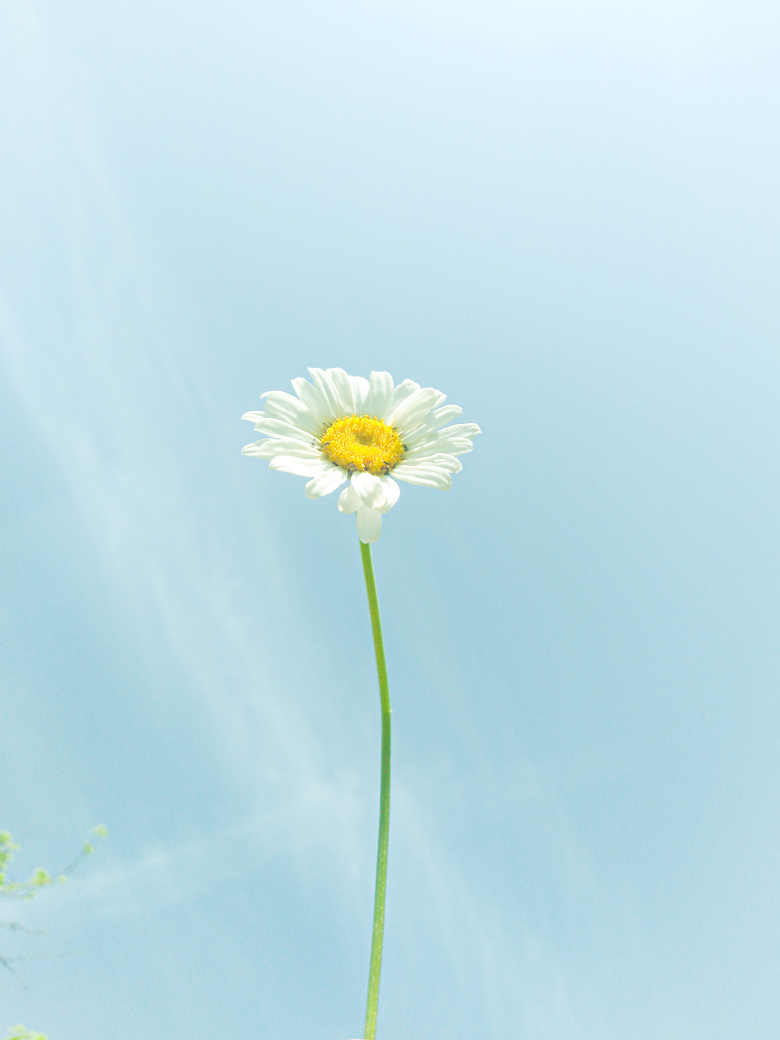
#> input picture OpenCV/Deneme1/resim1.jpg, 3120 x 4160 px, found by its file name (shown at 1/4 size)
$ python 'GörüntüYenidenBoyutlandırma_YerDeğiştirme_Döndürme_Ölçeklendirme.py'
#> lines starting #> are read from the running program, lines starting #| are printed output that depends on the picture
import cv2
import numpy as np
img = cv2.imread("resim1.jpg")
#> img is the input picture: shape (4160, 3120, 3); mean B, G, R 231.6, 222.6, 191.5
img = cv2.resize(img,(512,512))
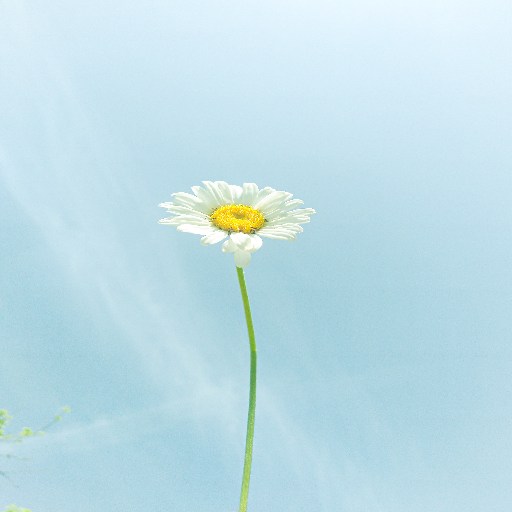
#> img: shape (512, 512, 3); mean B, G, R 231.5, 222.5, 191.4
print(img.shape)
#| (512, 512, 3)
rows,cols = img.shape[:2]
#> rows = 512; cols = 512

src_points = np.float32([
     [0,0],
     [cols-1,0],
     [0,rows-1],
     [cols-1,rows-1]])
#> src_points = [[0, 0], [511, 0], [0, 511], [511, 511]]

dst_points = np.float32([
     [0,0],
     [cols-1,0],
     [int(0.33*(cols-1)),rows-1],
     [int(0.66*(cols-1)),rows-1]])

projective_matrix = cv2.getPerspectiveTransform(src_points,dst_points)
img_output = cv2.warpPerspective(img,projective_matrix,(cols,rows))
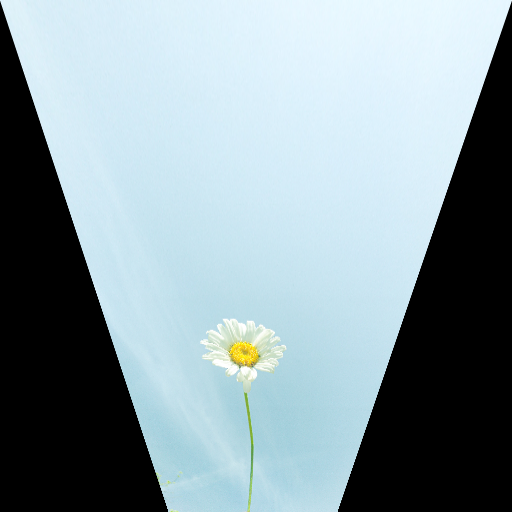
#> img_output: shape (512, 512, 3); mean B, G, R 160.4, 154, 137

#belirli noktalardan fotoğrafı eğik yapma
# src_points = np.float32([
#     [0,0],
#     [cols-1,0],
#     [0,rows-1]])

# dst_points = np.float32([
#     [0,0],
#     [int(0.6*(cols-1)),0],
#     [int(0.4*(cols-1)),rows-1]])

# affine_matrix = cv2.getAffineTransform(src_points,dst_points)

# img_output = cv2.warpAffine(img,affine_matrix,(cols,rows))
# ------------------------------------------------------------------
#RESİMİ DÖNDÜRME
# rotation_matrix = cv2.getRotationMatrix2D((cols/2,rows/2),30,0.7)
# img_rotation = cv2.warpAffine(img,rotation_matrix,(cols,rows))
# ------------------------------------------------------------------
#RESİMİ BELLİ BİR PC KAYDIRMA
# translation_matrix = np.float32([
#     [1,0,25],
#     [0,1,25]])

# img_translation = cv2.warpAffine(img,translation_matrix,(cols+50,rows+50))


#RESİMİ YENİDEN BOYUTLANDIRMA
# res = cv2.resize(img,(800,800))
# res = cv2.resize(img,None,fx=0.1,fy=0.1)

cv2.imshow("img",img)
cv2.imshow("img_output",img_output)
cv2.waitKey()
cv2.destroyAllWindows()

$ run again, with OpenCV/Deneme1/resim2.jpg copied over OpenCV/Deneme1/resim1.jpg
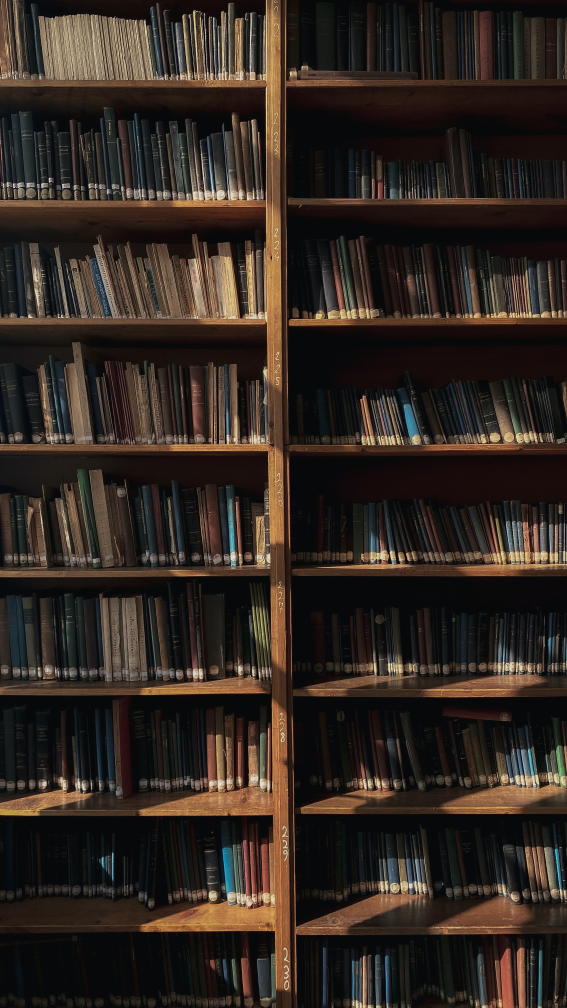
#> input picture OpenCV/Deneme1/resim2.jpg, 2268 x 4032 px, found by its file name (shown at 1/4 size)
#> img is the input picture: shape (4032, 2268, 3); mean B, G, R 33.1, 39.6, 49.3
#> `img = cv2.resize(img,(512,512))`:
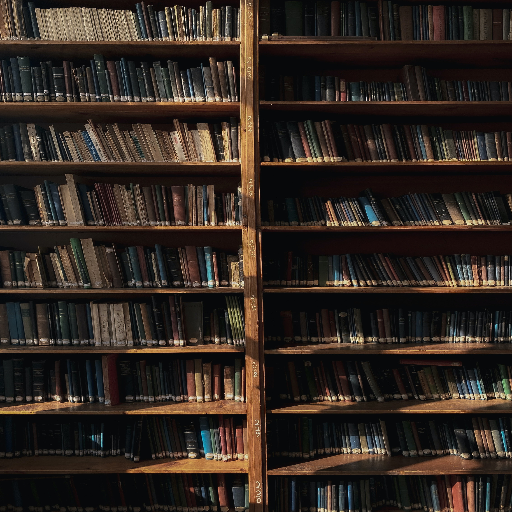
#> img: shape (512, 512, 3); mean B, G, R 32.9, 39.4, 49
#| (512, 512, 3)
#> `img_output = cv2.warpPerspective(img,projective_matrix,(cols,rows))`:
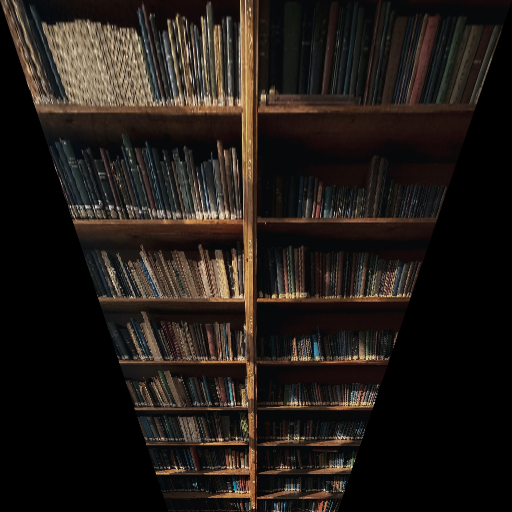
#> img_output: shape (512, 512, 3); mean B, G, R 23.2, 27.7, 33.9

$ run again, with OpenCV/Deneme1/resim3.jpg copied over OpenCV/Deneme1/resim1.jpg
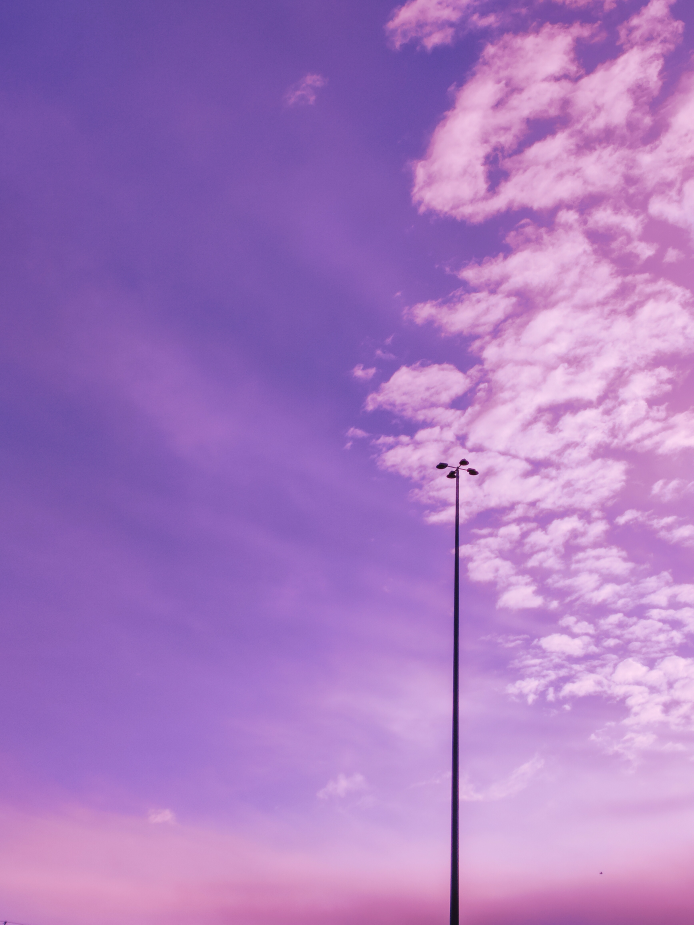
#> input picture OpenCV/Deneme1/resim3.jpg, 3468 x 4624 px, found by its file name (shown at 1/5 size)
#> img is the input picture: shape (4624, 3468, 3); mean B, G, R 192.6, 121.8, 167.3
#> `img = cv2.resize(img,(512,512))`:
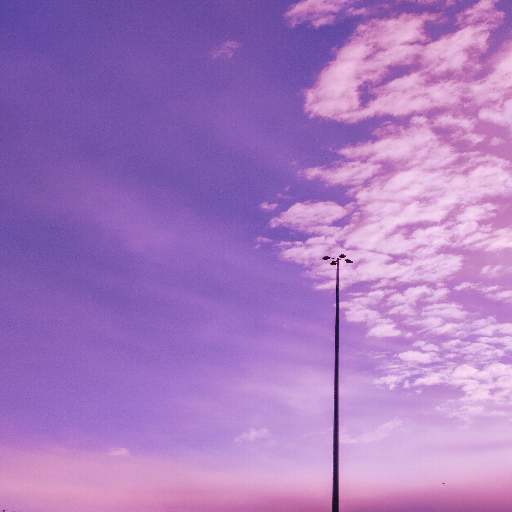
#> img: shape (512, 512, 3); mean B, G, R 192.5, 121.7, 167.2
#| (512, 512, 3)
#> `img_output = cv2.warpPerspective(img,projective_matrix,(cols,rows))`:
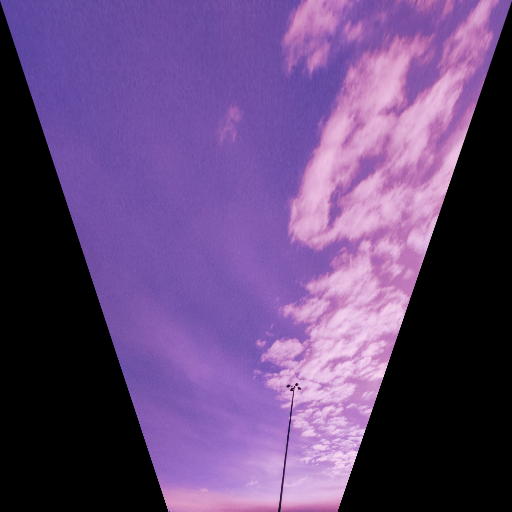
#> img_output: shape (512, 512, 3); mean B, G, R 121.1, 71.2, 100.1
